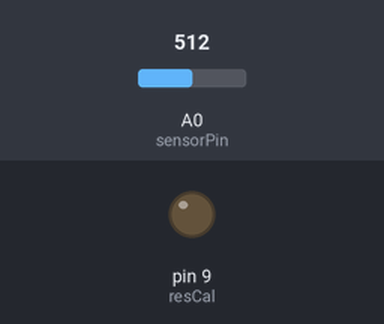
Bench run of a sketch on a simulated Arduino Nano, built with avr-gcc and run on an emulated ATmega328P. On the bench: output pins drawn as LEDs (lit = HIGH). The inputs (shaded band) are chosen by the test bench; at power-on: A0 (sensorPin) = 512.

Above: at 1.2 s.
1.3 s: A0 (sensorPin) set to 752
2.8 s: A0 (sensorPin) set to 786
At 4.0 s:
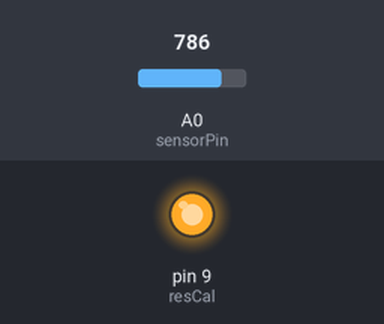
4.3 s: A0 (sensorPin) set to 757
At 5.3 s:
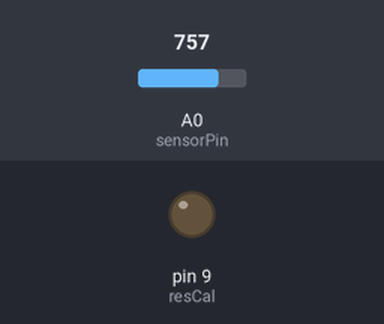
5.8 s: A0 (sensorPin) set to 777
At 6.5 s:
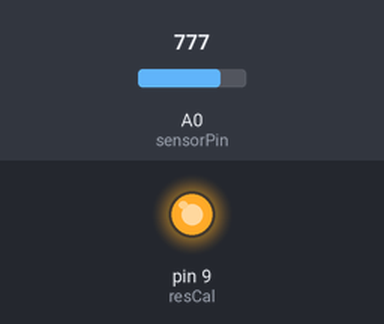
Timing chart, 0 to 8.3 s (numbered marks = the images above; inputs shaded):
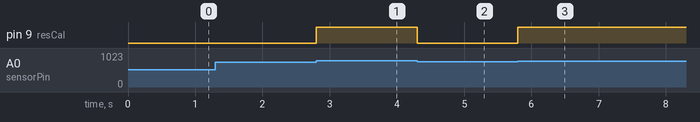

The sketch:

desafio_4_1.ino
```cpp
/*
Una empresa tiene un calefactor que se le daño su modulo de
control de temperatura, lo contactan a usted para que con un
arduino pueda resolver el problema. Tienen un sensor de
temperatura de -100 a 100 grados centigrados que arroja un
voltaje entre 0 y 5v respectivamente (0V a -100 grados C y 5v a
100 grados C). Y tiene una resistencia que genera calor y se
enciende con una salida digital de 5v que pude ser conectada a
cualquier pin digital del Arduino. Con todo esto se le pide que
haga un controlador de temperatura que encienda la resistencia y
mida la temperatura cuando la temperatura medida supere los
51grados apague la resistencia y cuando este por debajo de 49
grados la vuelva a encender para mantener la temperatura en
promedio en 50 grados centigrados
*/

//Se trabajo en clases con un Arduino Nano (Old Bootloader).

const int sensorPin = A0; //Pin donde se conectara el sensor de temperatura descrito
const int resCal = 9; //Pin donde se conectara la resistencia de calor indicada en el enunciado


void setup() {
  // put your setup code here, to run once:
  Serial.begin(9600);
  pinMode(sensorPin, INPUT);
  pinMode(resCal, OUTPUT);
}

void loop() {
  // put your main code here, to run repeatedly:
  while(analogRead(sensorPin) > 767){
    digitalWrite (resCal, HIGH);
    }
  while(analogRead(sensorPin) <= 767){
    digitalWrite (resCal, LOW);
    }

}
```

Measured:
- the behaviour switches between 767 and 768 on A0 (sensorPin) (found by bisection; images 0 and 1)
- after the input at 1.3 s, every drawn part: stays the same
- after the input at 2.8 s, pin 9 (resCal): LOW → HIGH at once
- after the input at 4.3 s, pin 9 (resCal): HIGH → LOW at once
- after the input at 5.8 s, pin 9 (resCal): LOW → HIGH at once
